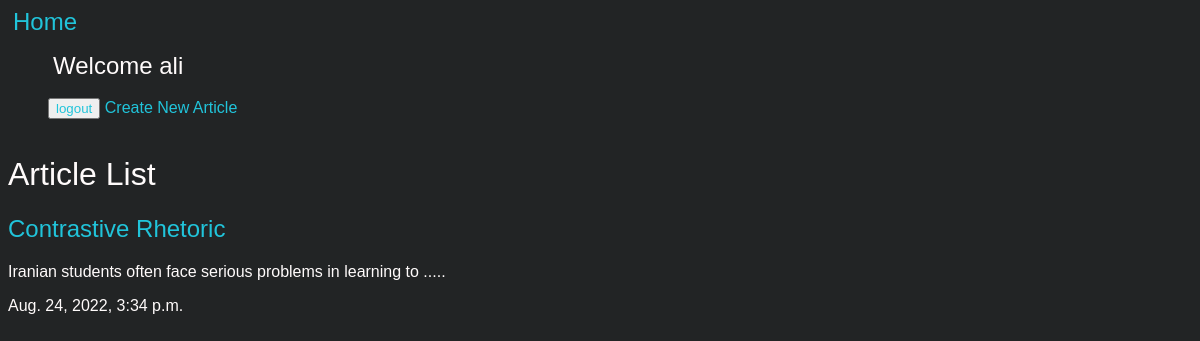
Before: / (signed in) with the older database file.
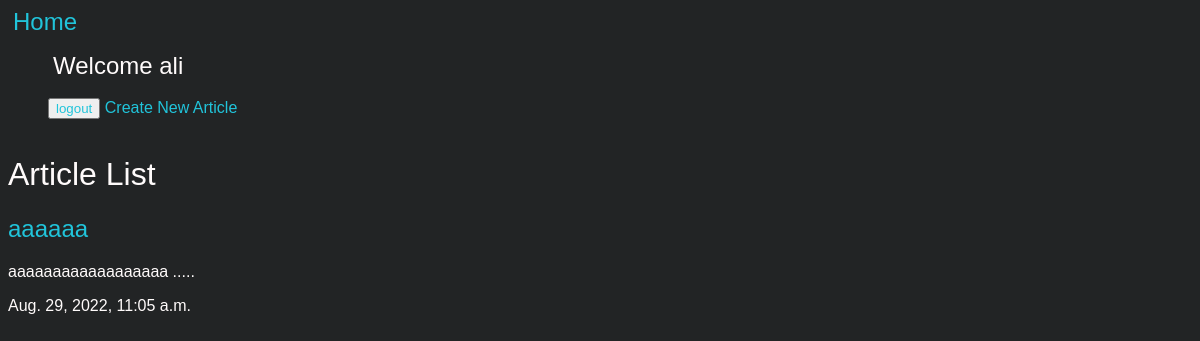
After: the same page with the newer database file.
### articles_app/models.py (models this page shows, shortened)
class Articles(models.Model):
    title = models.CharField(max_length=64)
    slug = models.SlugField()
    body = models.TextField()
    date = models.DateTimeField(auto_now_add=True)
    image = models.ImageField(default='default.jpg', blank=True)
    author = models.ForeignKey(User,default=None, on_delete=models.CASCADE)
    def snippet(self):
        return self.body[:60] + ' .....'

### articles_app/views.py (the view)
# urls.py: path('', views.Articles, name="Home"),
def Articles(request):
    articles = models.Articles.objects.all().order_by('-date')
    art = articles
    return render(request, 'articles.html', {'art': art})

### templates/articles.html
    {%extends 'base.html'%}
    {% block content %}
    <p></p><h1>Article List</h1></p>
    {% for i in art %}
    <h2><a href="{% url 'articles_app:detail' slug=i.slug %}">{{i.title}}</a></h2>
    <p>{{i.snippet}}</p>
    <p>{{i.date}}</p>
    {% endfor %}
    {% endblock content%}

Changed rows visible on the page:
removed Articles: title "Contrastive Rhetoric", snippet "Iranian students often face serious problems in learning to .....", date "Aug. 24, 2022, 3:34 p.m."
added Articles: title "aaaaaa", snippet "aaaaaaaaaaaaaaaaaa .....", date "Aug. 29, 2022, 11:05 a.m."
